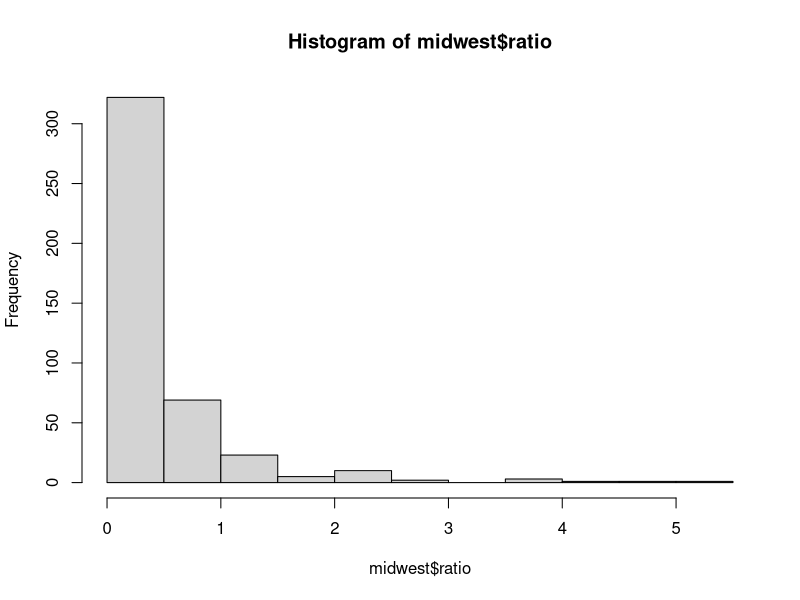
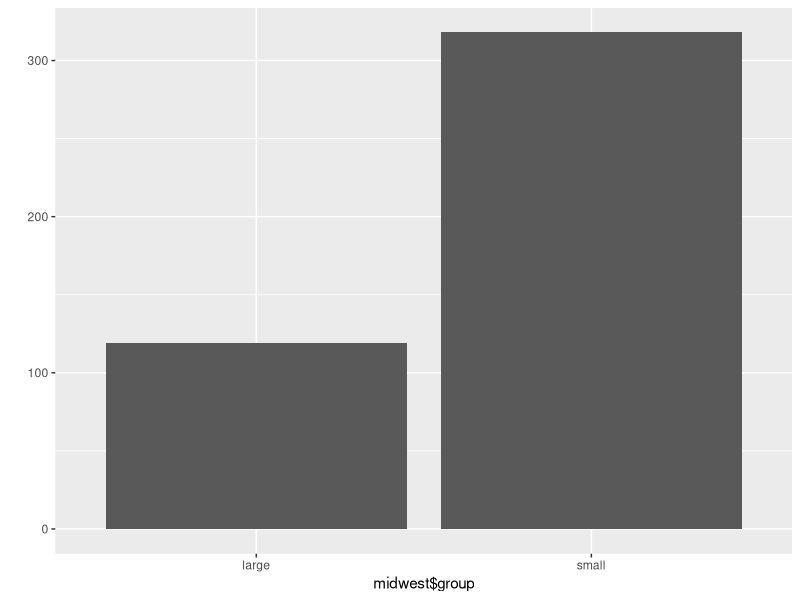

The R script that drew these images, in order: (Note: this script raises an error after producing the figures.)
library(dplyr)
library(ggplot2)

midwest = as.data.frame(ggplot2::midwest)
midwest= rename(midwest, total =poptotal,asian = popasian)
midwest
midwest$ratio = midwest$asian/midwest$total*100
hist(midwest$ratio)
midwest$group = ifelse(midwest$ratio > mean(midwest$ratio), "large","small")

table(midwest$group)

library(ggplot2)
qplot(midwest$group)
library(dplyr)
exam = read.csv("./teacher/Data/csv_exam.csv", fileEncoding = "euc-kr")
exam

exam %>% filter(class==1)
exam %>% filter(class ==3 |class ==5|class ==1)
exam %>% filter(class %in% c(1,3,5))

class1 = exam %>% filter(class ==1)

class2 = exam %>% filter(class ==2)

mean(class1$math)

mpg = as.data.frame(ggplot2::mpg)
mpg
filter(mpg$displ)
car1 = mpg %>% filter(mpg$displ <=4 )
car2 = mpg %>% filter(mpg$displ >=5 )


exam
exam %>% select(math,class,-english)
exam %>% filter(class ==1) %>%  select(english)
exam %>%  select(id,mat) %>% head
